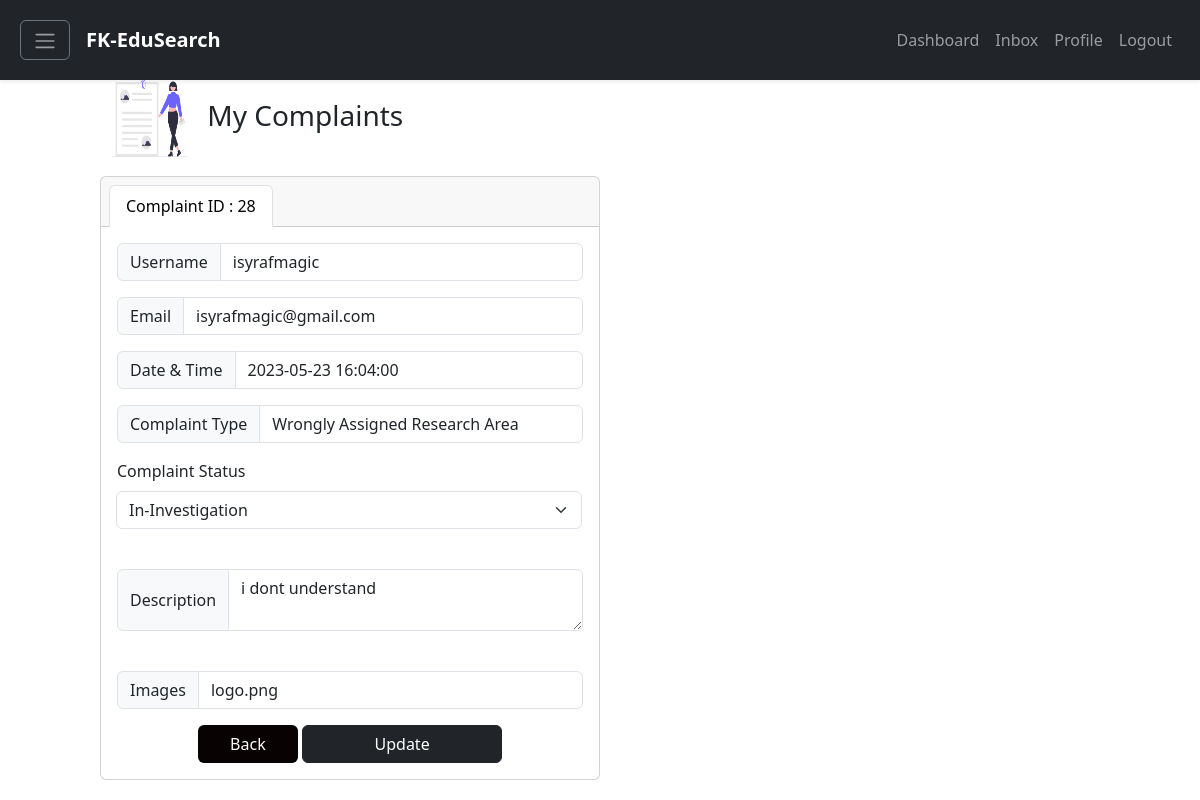
The page /complaintStatus.php?complaintid=28 on the database as committed earlier.
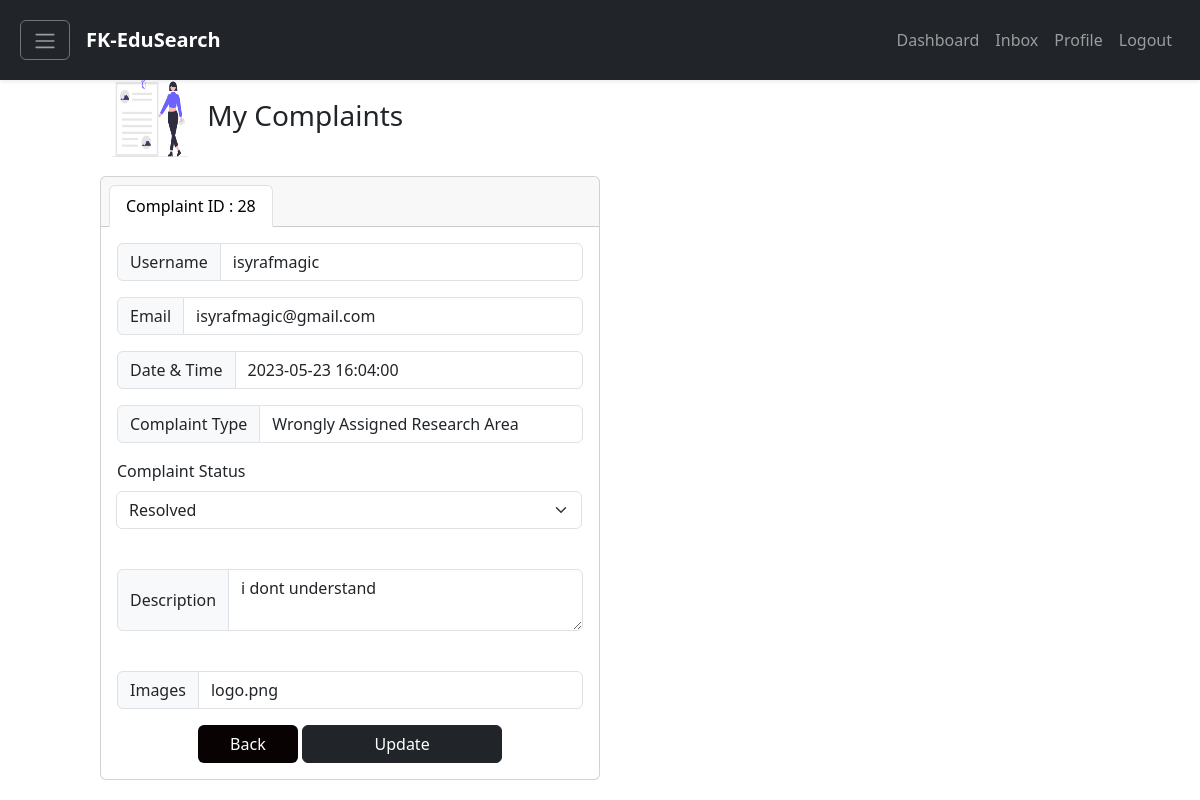
The same page on the database as committed later.
### tables this page shows
CREATE TABLE `complaint` (
  `complaintid` int NOT NULL,
  `userid` int DEFAULT NULL,
  `postid` int DEFAULT NULL,
  `complaintDate` datetime DEFAULT NULL,
  `complaintType` varchar(60) DEFAULT NULL,
  `complaintDescription` varchar(60) DEFAULT NULL,
  `complaintStatus` varchar(60) DEFAULT NULL,
  `images` varchar(255) DEFAULT NULL
);

CREATE TABLE `user` (
  `userid` int NOT NULL,
  `userFullName` varchar(60) NOT NULL,
  `userEmail` varchar(60) NOT NULL,
  `userPassword` varchar(60) NOT NULL,
  `username` varchar(60) NOT NULL,
  `userAcademicStatus` varchar(60) DEFAULT NULL,
  `userUpdateProfileStatus` varchar(60) DEFAULT NULL,
  `userOnlineStatus` varchar(60) DEFAULT NULL
);

### classes/Complaint.classes.php (called while the page is built, shortened)
<?php
class Complaint extends Connection
{
    public function getAdminComplaintDetails($complaintid)
    {
        $connection = $this->getConnection();
        $query = "SELECT user.username, user.userEmail, complaint.complaintid, complaint.complaintDate, complaint.complaintType, complaint.complaintDescription, complaint.complaintStatus, complaint.images
                  FROM complaint
                  INNER JOIN user ON complaint.userid = user.userid
                  WHERE complaint.complaintid = '$complaintid'";
        $result = mysqli_query($connection, $query);
        if (!$result) {
            return false;
        } else {
            return $result;
        }
    }
}

### complaintStatus.php (the view, shortened to what the changed rows need)
<!DOCTYPE html>
<html lang="en">
<head>
    <link href="https://cdn.jsdelivr.net/npm/bootstrap@5.3.0-alpha3/dist/css/bootstrap.min.css" rel="stylesheet">
</head>
<body>
    <?php include "components/navigation.php"; ?>
    <?php
    $complaint = new ComplaintController();
    $complaintid = $_GET['complaintid'];
    $complaintDetails = $complaint->getAdminComplaintDetails($complaintid);
    if ($complaintDetails->num_rows > 0) {
        $row = mysqli_fetch_assoc($complaintDetails);
        $username = $row['username'];
        $userEmail = $row['userEmail'];
        $complaintid = $row['complaintid'];
        $complaintDate = $row['complaintDate'];
        $complaintType=$row['complaintType'];
        $complaintDescription=$row['complaintDescription'];
        $complaintStatus= $row['complaintStatus'];
        $images=$row['images'];
    } else {
        echo "Failed to retrieve complaint details.";
    }
    ?>
    <div class="d-flex flex-column justify-content-center align-item-center vh-100" style="padding-left: 100px; padding-right: 100px">
        <div class="card text-center w-50">
            <div class="card-header">
                <ul class="nav nav-tabs card-header-tabs">
                    <li class="nav-item">
                        <a class="nav-link active" aria-current="true" href="#">Complaint ID : <?php echo $complaintid ?></a>
                    </li>
                </ul>
            </div>
            <div class="card-body">
                <form method="POST" action="">
                    <div class="input-group mb-3">
                        <span class="input-group-text" id="basic-addon1">Username</span>
                        <input type="text" class="form-control" aria-label="Username" aria-describedby="basic-addon1" value="<?php echo $username; ?>" readonly>
                    </div>
                    <div class="input-group mb-3">
                        <span class="input-group-text">Email</span>
                        <input type="text" class="form-control" aria-label="Recipient's username" aria-describedby="basic-addon2" value="<?php echo $userEmail; ?>" readonly>
                    </div>
                    <div class="input-group mb-3">
                        <span class="input-group-text">Date & Time</span>
                        <input type="text" class="form-control" aria-label="" aria-describedby="basic-addon2" value="<?php echo $complaintDate; ?>" readonly>
                    </div>
                    <div class="input-group mb-3">
                        <span class="input-group-text">Complaint Type</span>
                        <input type="text" class="form-control" aria-label="Amount (to the nearest dollar)" value="<?php echo $complaintType; ?>" readonly>
                    </div>
                    <div class="input-group mb-3">
                        <div class="input-group">
                            <select class="form-select" id="complaintStatus" name="complaintStatus" <?php echo $complaintStatus ?>>
                                <option <?php echo $complaintStatus == "In-Investigation" ? "selected" : NULL ?> value="In-Investigation">In-Investigation</option>
                                <option <?php echo $complaintStatus == "Resolved" ? "selected" : NULL ?> value="Resolved">Resolved</option>
                            </select>
                        </div>
                    </div>
                    <br>
                    <div class="input-group mb-3">
                        <span class="input-group-text">Description</span>
                        <textarea class="form-control" aria-label="With textarea" readonly><?php echo $complaintDescription; ?></textarea>
                    </div>
                    <br>
                    <div class="input-group mb-3">
                        <span class="input-group-text">Images</span>
                        <input type="text" class="form-control" aria-label="" aria-describedby="basic-addon2" value="<?php echo $images; ?>" readonly>
                    </div>
            </div>
        </div>
    </div>
</body>
</html>

Rows that differ between the two databases and show on the page:
changed complaint "Wrongly Assigned Research Area": complaintStatus "In-Investigation" → "Resolved"
